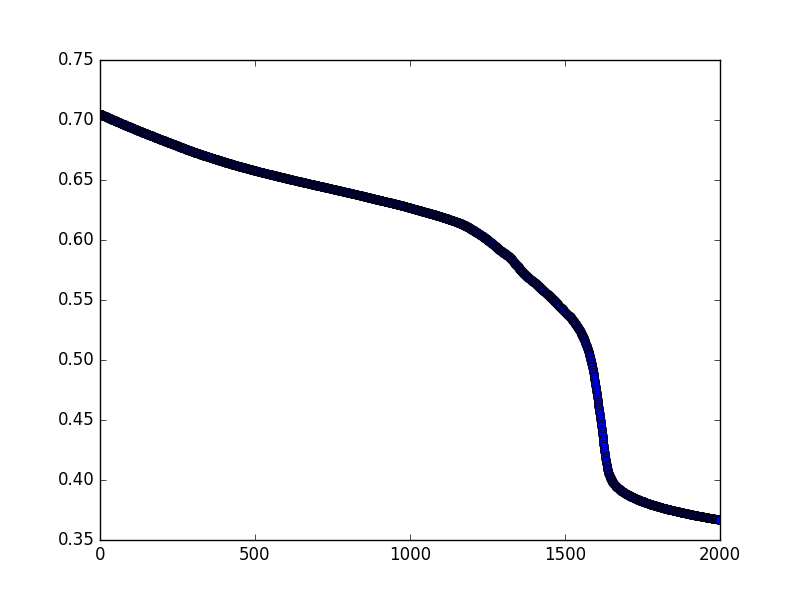

Write the Python code that produced this figure.
import tensorflow as tf
import pickle
import matplotlib.pyplot as plt

bank = pickle.load(open('bank.pkl', 'rb', 2))

x_train = bank['x_train']
y_train = bank['y_train']

x_test = bank['x_test']
y_test = bank['y_test']


x = tf.placeholder(tf.float32, shape = [None,4])
y = tf.placeholder(tf.float32, shape = [None,2])

first_layer = tf.layers.dense(x, 3, activation = tf.nn.relu)
output = tf.layers.dense(first_layer, 2, activation = tf.nn.softmax)

loss = tf.losses.softmax_cross_entropy(onehot_labels= y, logits = output)

optimizer = tf.train.GradientDescentOptimizer(0.01)
train = optimizer.minimize(loss)

accuracy = tf.metrics.accuracy(tf.argmax(y,1), tf.argmax(output,1))

# Inits
init_g = tf.global_variables_initializer()
init_l = tf.local_variables_initializer()

with tf.Session() as sess:

	sess.run(init_g)
	sess.run(init_l)
	# end of inits
	for i in range(2000):
		sess.run(train, feed_dict={x: x_train, y: y_train})
		
		c = sess.run(loss, feed_dict={x: x_train, y:y_train})
		print("Epoch: " + str(i) + " loss: " + str(c))
		plt.plot(i, c, 'bo', label='Testing data')
	
	
	#print("Optimization finished")
	training_cost = sess.run(loss, feed_dict={x: x_train, y: y_train})
	#print("training cost: " + str(training_cost))
	
	
	#print("Testing")
	
	#testing_cost = sess.run(loss, feed_dict={x: x_test, y: y_test})
	#print("Test cost: " + str(testing_cost))
	
	print("Accuracy: " +  str(sess.run(accuracy, feed_dict={x: x_test, y: y_test})))
	
	plt.show()
